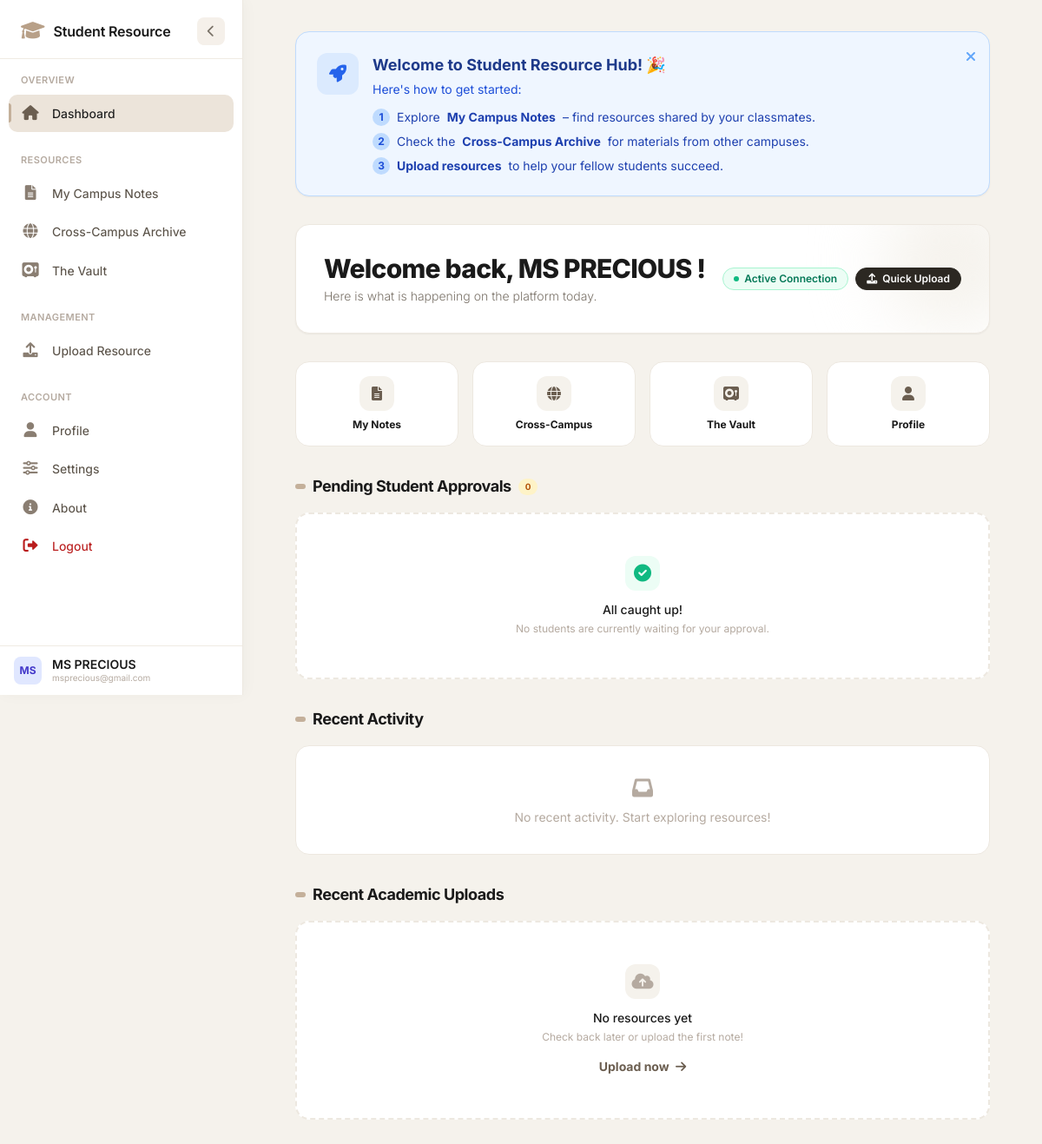
Before: /dashboard (signed in) with the older database file.
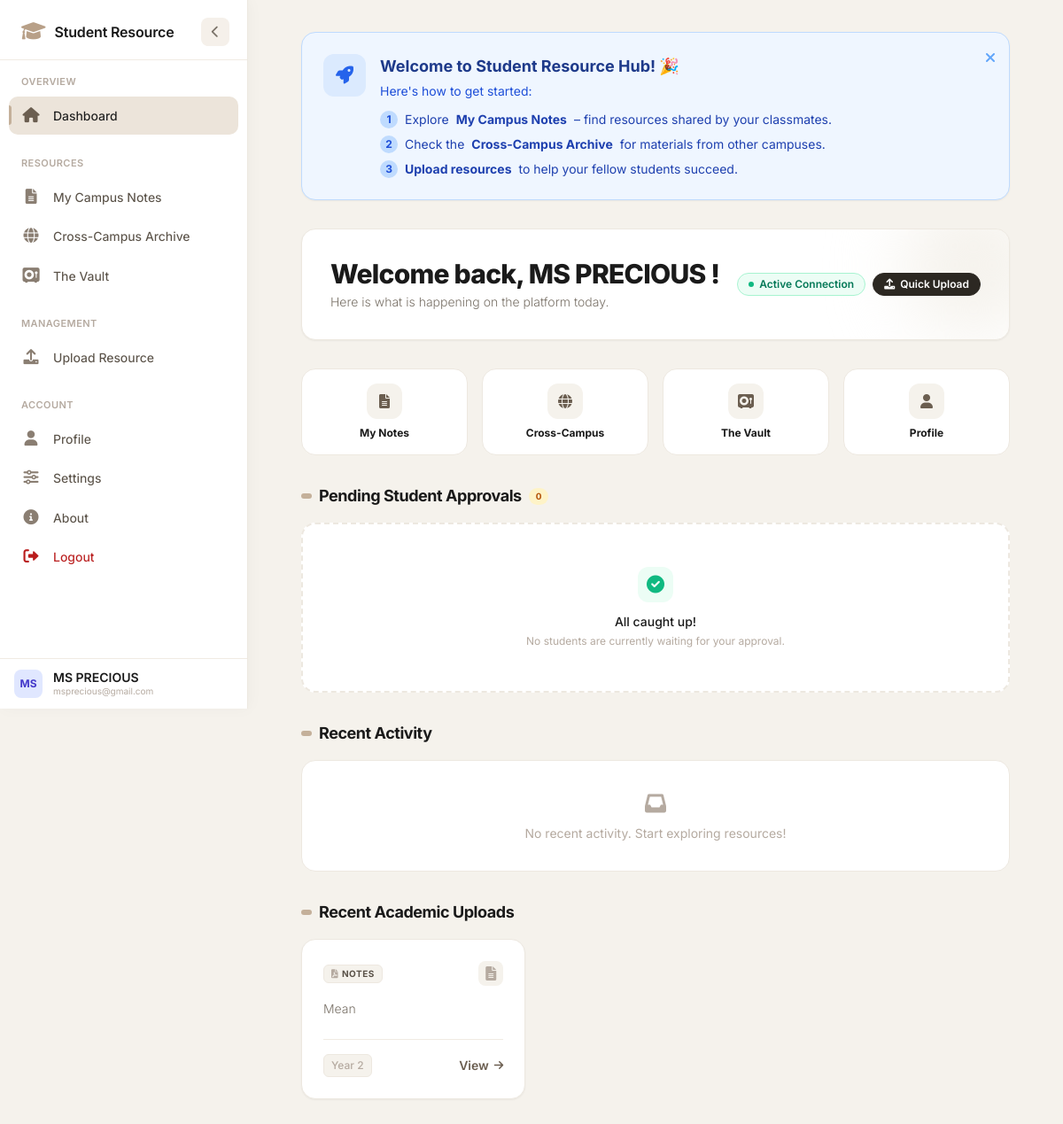
After: the same page with the newer database file.
### app/models.py (models this page shows)
class Resource(db.Model):
    id = db.Column(db.Integer, primary_key=True)
    title = db.Column(db.String(150), nullable=False)
    file_path = db.Column(db.String(200), nullable=False)
    module_id = db.Column(db.Integer, db.ForeignKey('module.id'), nullable=False)
    campus = db.Column(db.String(50), nullable=False)
    target_year = db.Column(db.Integer, nullable=False)
    target_semester = db.Column(db.Integer, nullable=False)
    academic_year = db.Column(db.String(20), nullable=False)
    uploader_id = db.Column(db.Integer, db.ForeignKey('user.id'), nullable=False)
    uploader = db.relationship('User', backref='uploaded_resources')
    programs = db.relationship('Program', secondary=resource_programs, backref=db.backref('resources', lazy='dynamic'))
    created_at = db.Column(db.DateTime, default=datetime.utcnow)

### app/core/routes.py (the view)
@core.route('/dashboard')
@login_required
def dashboard():
    pending_students = []
    if current_user.is_class_rep:
        pending_students = User.query.filter_by(
            is_approved=False,
            campus=current_user.campus,
            program_id=current_user.program_id,
            year=current_user.year,
            semester=current_user.semester
        ).all()
    recent_uploads = Resource.query.filter_by(
        campus=current_user.campus,
        target_year=current_user.year,
        target_semester=current_user.semester
    ).join(Resource.programs).filter(Program.id == current_user.program_id).order_by(Resource.id.desc()).limit(3).all()
    return render_template('core/student/dashboard.html',
                           pending_students=pending_students,
                           recent_uploads=recent_uploads)

### app/__init__.py (called while the page is built)
@login_manager.user_loader
def load_user(user_id):
    return User.query.get(int(user_id))

### app/templates/core/student/dashboard.html (shortened to what the changed rows need)
{% extends 'base.html' %}
{% block content %}
<div class="space-y-8 max-w-6xl mx-auto px-1 sm:px-4">
    <div class="flex flex-col md:flex-row md:items-center md:justify-between gap-4 bg-white p-6 sm:p-8 rounded-2xl shadow-sm border border-[#ede8e0] text-[#1a1a1a] relative overflow-hidden">
        <div class="relative z-10">
            <h1 class="text-2xl sm:text-3xl font-extrabold tracking-tight">Welcome back, {{ current_user.full_name }}!</h1>
        </div>
    </div>
    {% if current_user.is_class_rep %}
        <div class="space-y-4 approvals-section">
            <div class="flex items-center space-x-2">
                <h2 class="text-lg font-bold text-[#1a1a1a] tracking-tight">Pending Student Approvals</h2>
            </div>
        </div>
    {% endif %}
    <div class="space-y-4">
        <div class="flex items-center space-x-2">
            <h2 class="text-lg font-bold text-[#1a1a1a] tracking-tight">Recent Activity</h2>
        </div>
    </div>
    <div class="space-y-4">
        <div class="flex items-center space-x-2">
            <h2 class="text-lg font-bold text-[#1a1a1a] tracking-tight">Recent Academic Uploads</h2>
        </div>
        <div id="uploads-real-content">
            {% if recent_uploads %}
                <div class="grid grid-cols-1 md:grid-cols-3 gap-5">
                    {% for resource in recent_uploads %}
                    <div class="p-6 bg-white border border-[#ede8e0] rounded-2xl shadow-sm hover:shadow-md transition-all duration-200 flex flex-col justify-between group relative overflow-hidden">
                        <div>
                            <div class="flex items-center justify-between">
                                <span class="inline-flex items-center px-2 py-0.5 rounded-md text-[10px] font-bold uppercase tracking-wider bg-[#f5f2ec] text-[#5a5248] border border-[#ede8e0]">
                                    <i class="fas fa-file-pdf mr-1 text-[#b5aaa0]"></i> Notes
                                </span>
                                <div class="h-7 w-7 rounded-lg bg-[#f5f2ec] flex items-center justify-center text-[#b5aaa0] group-hover:text-[#6b5e50] group-hover:bg-[#ece4da] transition-colors duration-200">
                                    <i class="fas fa-file-alt"></i>
                                </div>
                            </div>
                            <p class="text-sm text-[#7a7268] mt-2 line-clamp-2 font-light">{{ resource.title }}</p>
                        </div>
                        <div class="mt-6 pt-4 border-t border-[#f0ebe3] flex items-center justify-between text-xs font-medium text-[#b5aaa0]">
                            <span class="bg-[#f5f2ec] px-2 py-1 rounded-md border border-[#ede8e0]">Year {{ resource.academic_year }}</span>
                            <a href="{{ url_for('static', filename=resource.file_path) }}" target="_blank" data-turbo="false" class="inline-flex items-center text-sm font-semibold text-[#6b5e50] hover:text-[#1a1a1a] transition-colors">
                                View <i class="fas fa-arrow-right ml-1.5 text-xs"></i>
                            </a>
                        </div>
                    </div>
                    {% endfor %}
                </div>
            {% else %}
                <div class="text-center py-12 border-2 border-dashed border-[#ede8e0] rounded-2xl bg-white p-6">
                    <div class="mx-auto w-10 h-10 bg-[#f5f2ec] text-[#b5aaa0] rounded-xl flex items-center justify-center mb-3">
                        <i class="fas fa-cloud-upload-alt text-xl"></i>
                    </div>
                    <p class="text-sm font-medium text-[#1a1a1a]">No resources yet</p>
                    <p class="text-xs text-[#b5aaa0] mt-1">Check back later or upload the first note!</p>
                    {% if current_user.is_class_rep %}
                    <a href="{{ url_for('core.upload_resource') }}" class="inline-block mt-4 text-sm font-bold text-[#6b5e50] hover:text-[#1a1a1a] transition-colors">
                        Upload now <i class="fas fa-arrow-right ml-1"></i>
                    </a>
                    {% endif %}
                </div>
            {% endif %}
        </div>
    </div>
</div>
{% endblock %}

Changed rows visible on the page:
added Resource: title "Mean", academic_year "2"
Other visible differences:
text no longer shown: "No resources yet Check back later or upload the first note! Upload now"
